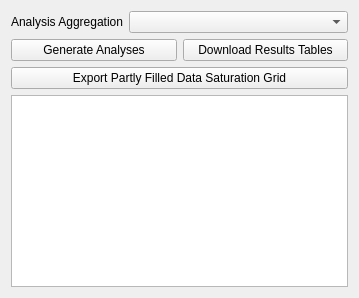
        <widget class="QWidget" name="layoutWidget">
         <layout class="QVBoxLayout" name="verticalLayout_3">
          <item>
           <layout class="QHBoxLayout" name="horizontalLayout">
            <item>
             <widget class="QLabel" name="analysis_agg_select_label">
              <property name="text">
               <string>Analysis Aggregation</string>
              </property>
              <property name="wordWrap">
               <bool>true</bool>
              </property>
             </widget>
            </item>
            <item>
             <widget class="QComboBox" name="analysis_agg_select_input">
              <property name="placeholderText">
               <string>Select Sheet</string>
              </property>
              <item>
               <property name="text">
                <string>Select grouping or strata variable...</string>
               </property>
              </item>
             </widget>
            </item>
           </layout>
          </item>
          <item>
           <layout class="QHBoxLayout" name="horizontalLayout_3">
            <item>
             <widget class="QPushButton" name="analysis_generate_results">
              <property name="text">
               <string>Generate Analyses</string>
              </property>
             </widget>
            </item>
            <item>
             <widget class="QPushButton" name="analysis_download_results">
              <property name="text">
               <string>Download Results Tables</string>
              </property>
             </widget>
            </item>
           </layout>
          </item>
          <item>
           <widget class="QPushButton" name="analysis_download_dsg">
            <property name="text">
             <string>Export Partly Filled Data Saturation Grid</string>
            </property>
           </widget>
          </item>
          <item>
           <widget class="QTextBrowser" name="analysis_instructions"/>
          </item>
         </layout>
        </widget>
